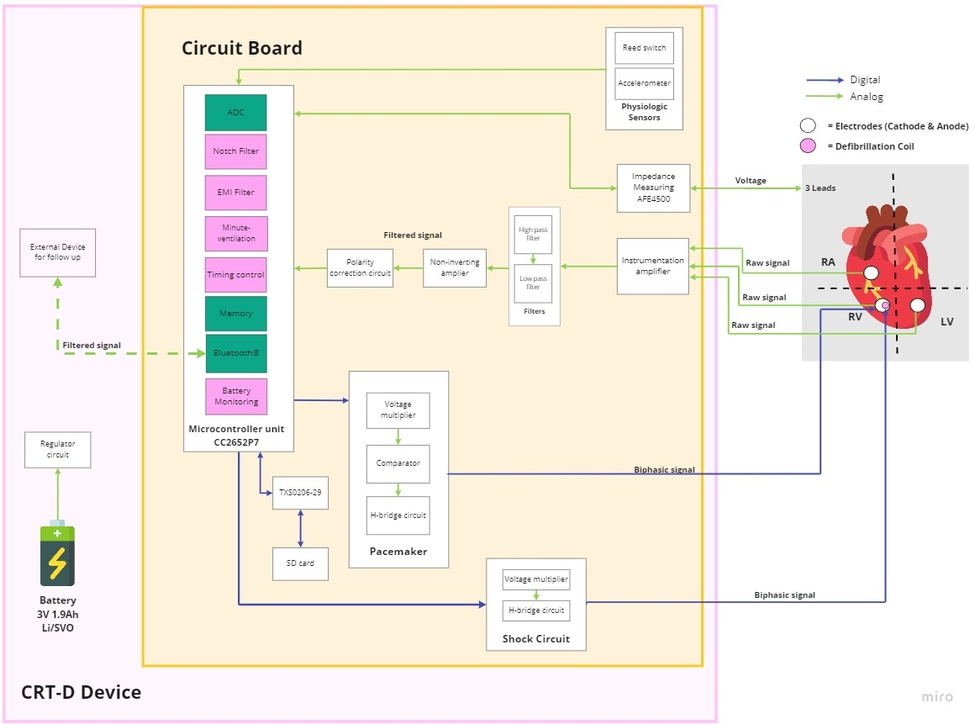
#> input picture image1.jpg, 975 x 724 px, shrunk from 1160 x 861 before the run, found by its file name
$ python hough.py
#> lines starting #> are read from the running program, lines starting #| are printed output that depends on the picture; after the words box and inside, x2 and y2 are one past the last pixel; in counts of white or black regions, pixels touching at a corner belong together
import cv2
import numpy as np
from matplotlib import pyplot as plt

path = r'/Users/sirap/Documents/Year_4/year-4-image/image1.jpg'
img = cv2.imread(path, 0)
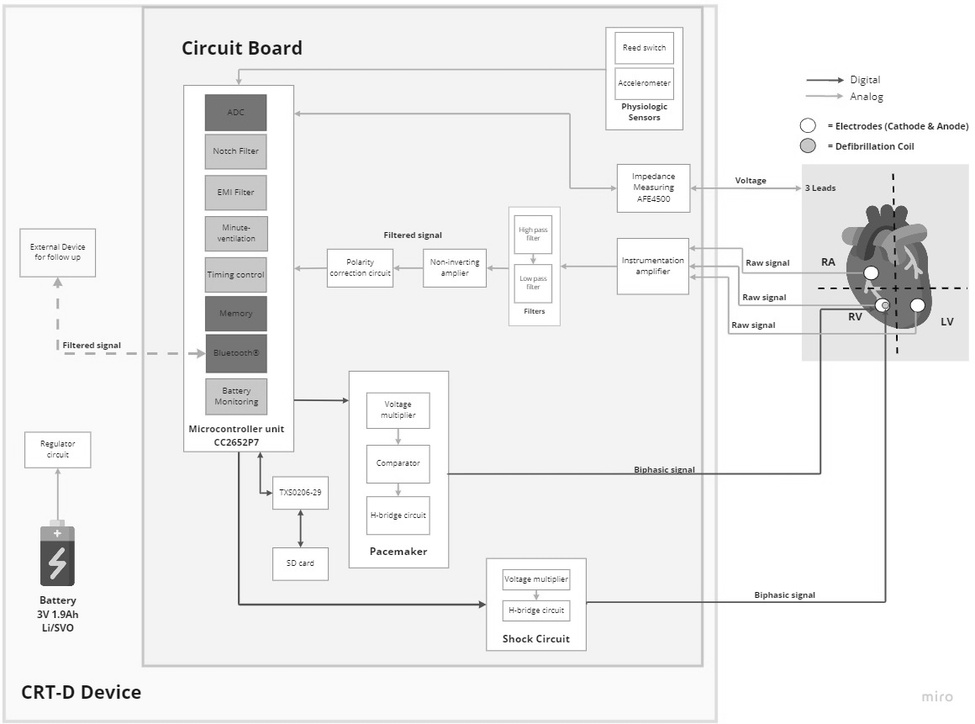
#> img: shape (724, 975); min 0, max 255, mean 239.6
img_ori = cv2.imread(path, 0)

edges = cv2.Canny(img, 50, 150, apertureSize=3)
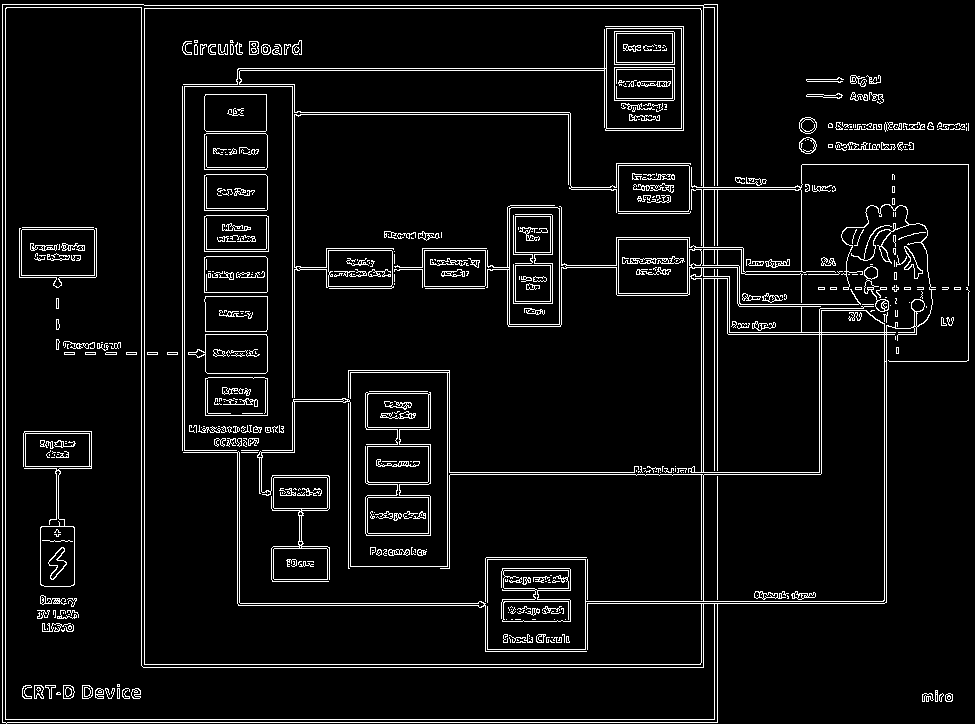
#> edges: shape (724, 975); 6.1% white in thin lines or dots
lines = cv2.HoughLines(edges, 1, np.pi/180, 200)
#> lines = 53 rows, first 8: [2, 0], [722, 1.57], [5, 0], [719, 1.57], [717, 0], [141, 0], [144, 0], [703, 0]

for r_theta in lines:
	arr = np.array(r_theta[0], dtype=np.float64)
	r, theta = arr
	a = np.cos(theta)
	b = np.sin(theta)
	x0 = a*r
	y0 = b*r
	x1 = int(x0 + 1000*(-b))
	y1 = int(y0 + 1000*(a))
	x2 = int(x0 - 1000*(-b))
	y2 = int(y0 - 1000*(a))
	cv2.line(img, (x1, y1), (x2, y2), (0, 0, 255), 2)
#> this loop made 53 passes
#> (r, theta, a, b, x0, y0, x1, y1) on passes 1 to 12: (2, 0, 1, 0, 2, 0, 2, 1000), (722, 1.57, -4.37e-08, 1, -3.16e-05, 722, -1000, 721), (5, 0, 1, 0, 5, 0, 5, 1000), (719, 1.57, -4.37e-08, 1, -3.14e-05, 719, -1000, 718), (717, 0, 1, 0, 717, 0, 717, 1000), (141, 0, 1, 0, 141, 0, 141, 1000), (144, 0, 1, 0, 144, 0, 144, 1000), (703, 0, 1, 0, 703, 0, 703, 1000), (701, 0, 1, 0, 701, 0, 701, 1000), (714, 0, 1, 0, 714, 0, 714, 1000), (603, 1.57, -4.37e-08, 1, -2.64e-05, 603, -1000, 602), (667, 1.57, -4.37e-08, 1, -2.92e-05, 667, -1000, 666)
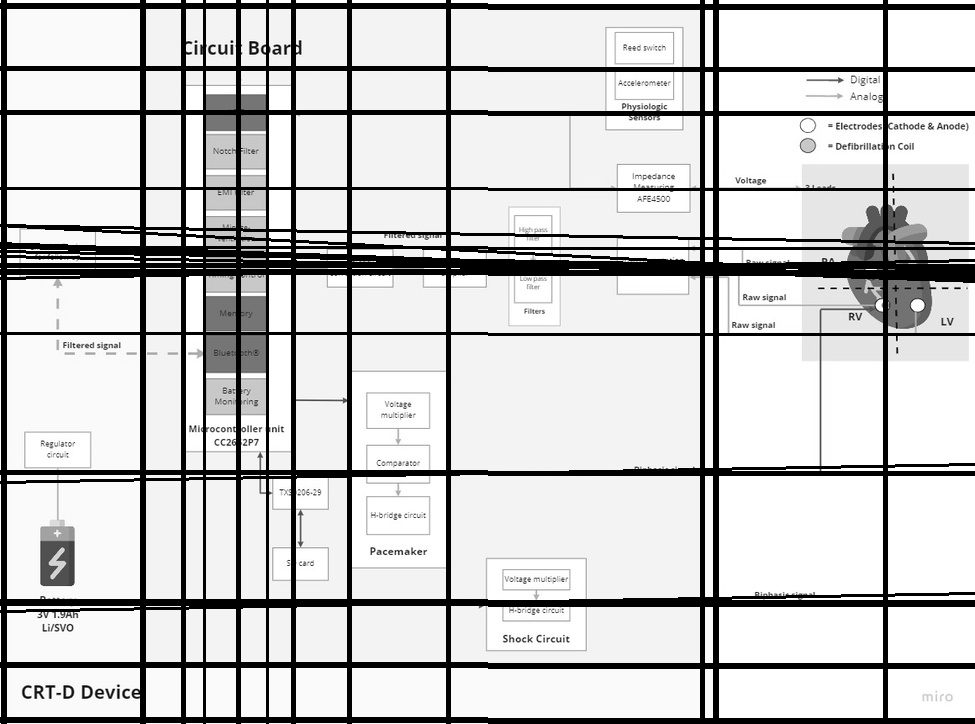
#> img: shape (724, 975); 15.94% of pixels changed, all inside (x1, y1, x2, y2) = (0, 0, 975, 724)

fig, ax = plt.subplots(2, figsize=(8, 8),constrained_layout=True)
fig.suptitle("Hough Transform", fontsize=12)

ax[0].set_title('Original')
ax[0].imshow(img_ori, cmap='gray')
ax[1].set_title('Hough')
ax[1].imshow(img, cmap='gray')

plt.show()
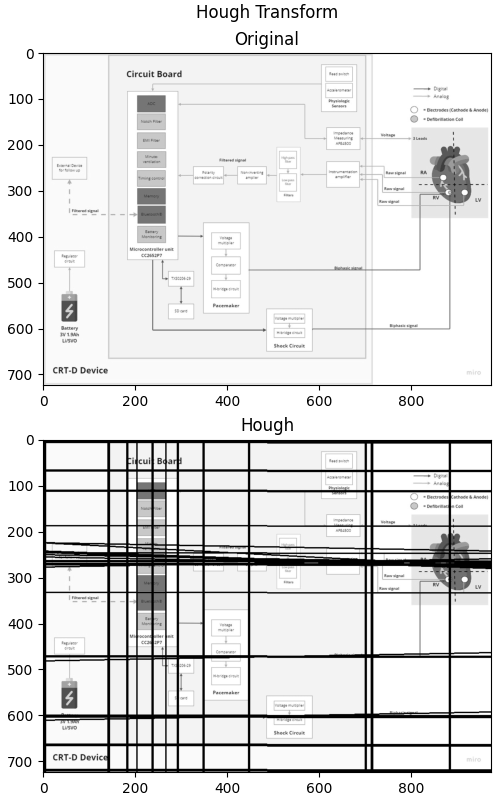
#> figure drawn by matplotlib, 2 panels
